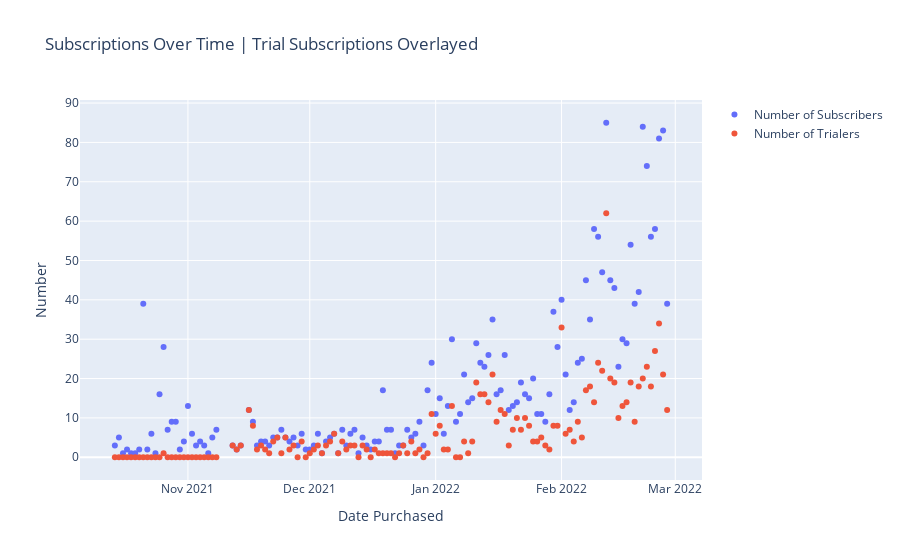

Write notebook code for a chart like this one.
### Code cell
# New Subscribers Over Time

#TODO Why not purchased_at inplace of subscriber_since?

# *** NEW SUBSCRIBERS OVER TIME *** 

# format new subscriptions data (using only subscriber_since data and grouping by date)
all_data_df = pd.read_csv("subscriptions.csv")
all_data_df = all_data_df.rename(columns={'subscriber_since': 'Date Purchased'})
new_subs_df = pd.DataFrame(all_data_df['Date Purchased'])
new_subs_df = new_subs_df.dropna(how = 'all')
new_subs_df["Date Purchased"] = new_subs_df["Date Purchased"].apply(cut)
new_subs_df["Date Purchased"] = new_subs_df["Date Purchased"].apply(format_date1)
num_new_subs = new_subs_df.groupby(['Date Purchased']).size().to_frame(name = 'Number of Subscribers').reset_index()
# Add a new column, 'Number of Subscribers From Trialers'. Initialize entire column to 0 
num_new_subs['Number of Subscribers (Trialers)'] = 0
print(num_new_subs.head(), "\n")

# **** NEW TRIALERS OVER TIME ***

# format new subscriptions from trialers data (using only subscriber since_data and was_trialer and grouping by date)
new_subs_from_trial_df = all_data_df[['Date Purchased', 'was_trial']].copy()
new_subs_from_trial_df = new_subs_from_trial_df.dropna()
print(new_subs_from_trial_df.head(), "\n\n", "Trials over time", "\n")
new_subs_from_trial_df = new_subs_from_trial_df[new_subs_from_trial_df.was_trial != "f"]
print(new_subs_from_trial_df.head(), "\n\n", "Frequency Table: Trialers Over Time", "\n")
# Delete the 'was_trial' column, currently holding trues-only, and build a "trues-only" frequency
# table. 
del new_subs_from_trial_df["was_trial"]
new_subs_from_trial_df["Date Purchased"] = new_subs_from_trial_df["Date Purchased"].apply(cut)
new_subs_from_trial_df["Date Purchased"] = new_subs_from_trial_df["Date Purchased"].apply(format_date1)
num_new_subs_from_trial = new_subs_from_trial_df.groupby(['Date Purchased']).size().to_frame(name = 'Number of Subscribers (Trialers)').reset_index()
print(num_new_subs_from_trial.head(), "\n", "Total Subscriptions and Trials Component Over Time", "\n")

# *** COMBINED: NEW SUBSCRIBERS AND TRIALERS OVER TIME ***

# combine two dfs
all_subs = pd.merge(num_new_subs, num_new_subs_from_trial, on="Date Purchased", how="outer")
# There'll two columns with the lede, "Number of Subscribers (Trialers)..."
del all_subs["Number of Subscribers (Trialers)_x"]
all_subs = all_subs.rename(columns={'Number of Subscribers (Trialers)_y': 'Number of Subscribers (Trialers)'})
all_subs['Number of Subscribers (Trialers)'].fillna(0, inplace=True)

#  plot data
df = all_subs
fig = make_subplots(rows=1, cols=1, subplot_titles=(""))
fig.add_trace(go.Scatter(x=df["Date Purchased"], y=df["Number of Subscribers"], name="Number of Subscribers"),
                         row=1, col=1)
fig.add_trace(go.Scatter(x=df["Date Purchased"], y=df["Number of Subscribers (Trialers)"], name="Number of Trialers"), 
                         row=1, col=1)

fig.update_xaxes(title_text="Date Purchased", row=1, col=1)
fig.update_yaxes(title_text="Number", row=1, col=1)
fig.update_layout(title_text="Subscriptions Over Time | Trial Subscriptions Overlayed")

fig.show()
#fig.write_html('index.html', auto_open=True)

### Figure 1 — Plotly figure (JSON) as saved in the notebook; plotly's stock layout.template omitted (floating-point values rounded to 4 significant figures; data arrays with more than 128 entries replaced by an {"elided": "..."} marker saying what was removed)
{"data": [{"mode": "markers", "name": "Number of Subscribers", "type": "scatter", "x": {"elided": "133 str values"}, "xaxis": "x", "y": {"elided": "133 int values"}, "yaxis": "y"}, {"mode": "markers", "name": "Number of Trialers", "type": "scatter", "x": {"elided": "133 str values"}, "xaxis": "x", "y": {"elided": "133 int values"}, "yaxis": "y"}], "layout": {"title": {"text": "Subscriptions Over Time | Trial Subscriptions Overlayed"}, "xaxis": {"anchor": "y", "domain": [0, 1], "title": {"text": "Date Purchased"}}, "yaxis": {"anchor": "x", "domain": [0, 1], "title": {"text": "Number"}}}}
